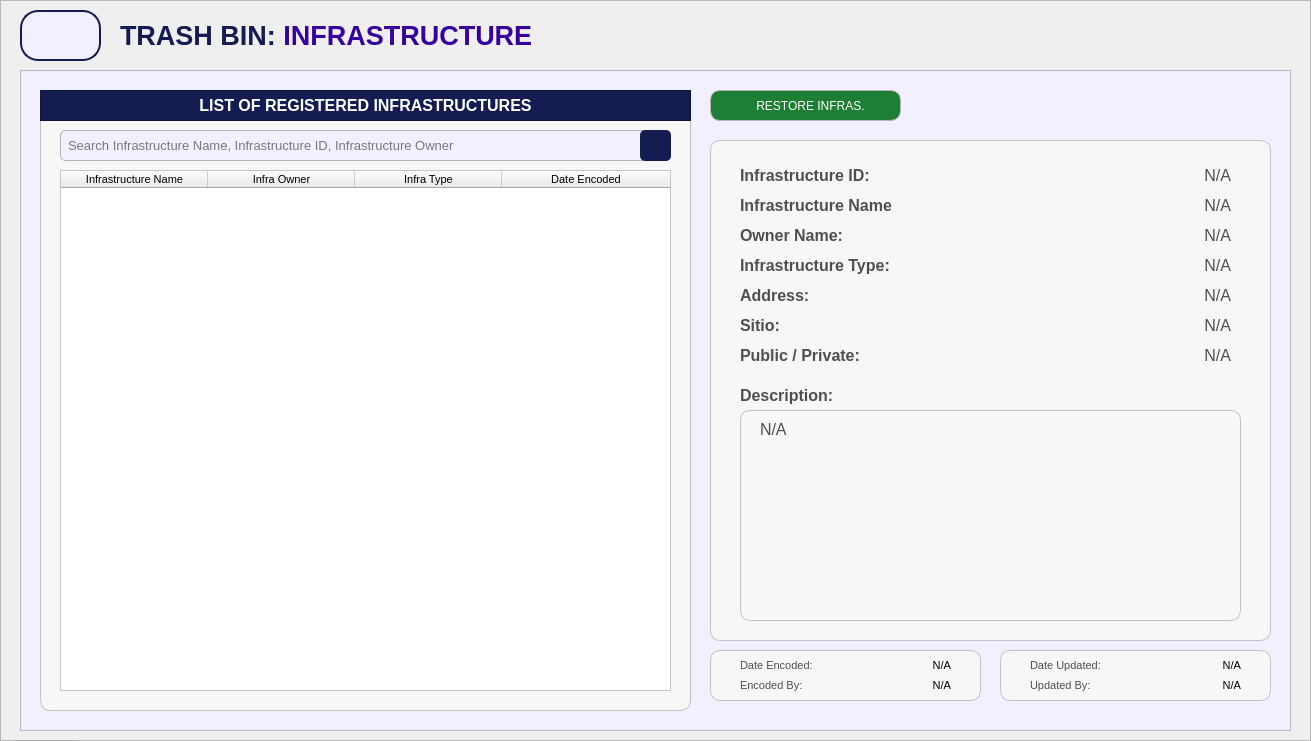
  <widget class="QFrame" name="baseBodyFrame">
   <property name="geometry">
    <rect>
     <x>20</x>
     <y>60</y>
     <width>1311</width>
     <height>741</height>
    </rect>
   </property>
   <property name="styleSheet">
    <string notr="true">#baseBodyFrame {
	background-color: #e7e2ff;
	border: none;
	border-radius: 10px;
}</string>
   </property>
   <property name="frameShape">
    <enum>QFrame::Shape::StyledPanel</enum>
   </property>
   <property name="frameShadow">
    <enum>QFrame::Shadow::Raised</enum>
   </property>
   <widget class="QPushButton" name="logout_buttonLogout_3">
    <property name="geometry">
     <rect>
      <x>10</x>
      <y>740</y>
      <width>71</width>
      <height>31</height>
     </rect>
    </property>
    <property name="font">
     <font>
      <family>Arial</family>
      <pointsize>8</pointsize>
      <bold>true</bold>
     </font>
    </property>
    <property name="cursor">
     <cursorShape>PointingHandCursor</cursorShape>
    </property>
    <property name="styleSheet">
     <string notr="true">#logout_buttonLogout {
    background-color: #bc1c1c;
    color: white;
    border-radius: 5px;
    padding: 10px; /* Optional: Adjusts spacing inside the button */
}
#logout_buttonLogout:hover {
    background-color: #d82020; /* Slightly lighter blue when hovered */
}
#logout_buttonLogout:pressed {
    background-color: #8c1515; /* Darker blue when clicked */
}</string>
    </property>
    <property name="text">
     <string>LOGOUT</string>
    </property>
   </widget>
   <widget class="QLabel" name="title_bodyStatistics">
    <property name="geometry">
     <rect>
      <x>120</x>
      <y>20</y>
      <width>471</width>
      <height>31</height>
     </rect>
    </property>
    <property name="font">
     <font>
      <family>Arial</family>
      <pointsize>20</pointsize>
      <bold>true</bold>
     </font>
    </property>
    <property name="styleSheet">
     <string notr="true">#title_bodyStatistics {
	background-color: transparent;
	color: #141c52;
}
</string>
    </property>
    <property name="text">
     <string>&lt;html&gt;&lt;head/&gt;&lt;body&gt;&lt;p&gt;TRASH BIN: &lt;span style=&quot; color:#3600a1;&quot;&gt;INFRASTRUCTURE&lt;/span&gt;&lt;/p&gt;&lt;/body&gt;&lt;/html&gt;</string>
    </property>
   </widget>
   <widget class="QFrame" name="statistics_frameBody">
    <property name="geometry">
     <rect>
      <x>20</x>
      <y>70</y>
      <width>1271</width>
      <height>661</height>
     </rect>
    </property>
    <property name="styleSheet">
     <string notr="true">#statistics_frameBody{
	background-color: #f2efff;
}</string>
    </property>
    <property name="frameShape">
     <enum>QFrame::Shape::StyledPanel</enum>
    </property>
    <property name="frameShadow">
     <enum>QFrame::Shadow::Raised</enum>
    </property>
    <widget class="QFrame" name="basePopUpBodyFrame">
     <property name="geometry">
      <rect>
       <x>20</x>
       <y>20</y>
       <width>651</width>
       <height>621</height>
      </rect>
     </property>
     <property name="styleSheet">
      <string notr="true">#basePopUpBodyFrame {
	background-color: rgb(247, 247, 247);
	border: 1px solid rgb(194, 194, 194);
	border-radius: 10px;
}</string>
     </property>
     <property name="frameShape">
      <enum>QFrame::Shape::StyledPanel</enum>
     </property>
     <property name="frameShadow">
      <enum>QFrame::Shadow::Raised</enum>
     </property>
     <widget class="QFrame" name="basePopUpTitleFrame_3">
      <property name="geometry">
       <rect>
        <x>0</x>
        <y>0</y>
        <width>651</width>
        <height>31</height>
       </rect>
      </property>
      <property name="styleSheet">
       <string notr="true">#basePopUpTitleFrame_3 {
	background-color: #141c52;
}</string>
      </property>
      <property name="frameShape">
       <enum>QFrame::Shape::StyledPanel</enum>
      </property>
      <property name="frameShadow">
       <enum>QFrame::Shadow::Raised</enum>
      </property>
      <widget class="QLabel" name="label_title_3">
       <property name="geometry">
        <rect>
         <x>0</x>
         <y>0</y>
         <width>651</width>
         <height>31</height>
        </rect>
       </property>
       <property name="font">
        <font>
         <family>Arial</family>
         <pointsize>12</pointsize>
         <bold>true</bold>
        </font>
       </property>
       <property name="styleSheet">
        <string notr="true">#label_title_3{
	background-color:transparent;
	color: rgb(255, 255, 255);
}</string>
       </property>
       <property name="text">
        <string>LIST OF REGISTERED INFRASTRUCTURES</string>
       </property>
       <property name="alignment">
        <set>Qt::AlignmentFlag::AlignCenter</set>
       </property>
      </widget>
     </widget>
     <widget class="QLineEdit" name="inst_InfraName_fieldSearch">
      <property name="geometry">
       <rect>
        <x>20</x>
        <y>40</y>
        <width>611</width>
        <height>31</height>
       </rect>
      </property>
      <property name="font">
       <font>
        <family>Arial</family>
        <pointsize>10</pointsize>
       </font>
      </property>
      <property name="styleSheet">
       <string notr="true">#inst_InfraName_fieldSearch{
    border: 1px solid #b3b3b3;  /* Black border */
    border-radius: 5px;        /* Rounded corners */
    padding: 5px;               /* Inner spacing */
    background-color: #f2efff;  /* Gray background */
    color: #000000; 
}
</string>
      </property>
      <property name="text">
       <string/>
      </property>
      <property name="placeholderText">
       <string>Search Infrastructure Name, Infrastructure ID, Infrastructure Owner</string>
      </property>
     </widget>
     <widget class="QPushButton" name="inst_InfraName_buttonSearch">
      <property name="geometry">
       <rect>
        <x>600</x>
        <y>40</y>
        <width>31</width>
        <height>31</height>
       </rect>
      </property>
      <property name="font">
       <font>
        <family>Arial</family>
        <pointsize>9</pointsize>
       </font>
      </property>
      <property name="cursor">
       <cursorShape>PointingHandCursor</cursorShape>
      </property>
      <property name="focusPolicy">
       <enum>Qt::FocusPolicy::NoFocus</enum>
      </property>
      <property name="styleSheet">
       <string notr="true">#inst_InfraName_buttonSearch {
    background-color:  #141c52;
    color: white;
    border-radius: 5px;
    padding: 10px; /* Optional: Adjusts spacing inside the button */
}
#inst_InfraName_buttonSearch:hover {
    background-color: #1a237e; /* Slightly lighter blue when hovered */
}
#inst_InfraName_buttonSearch:pressed {
    background-color: #0f1442; /* Darker blue when clicked */
}</string>
      </property>
      <property name="text">
       <string/>
      </property>
      <property name="icon">
       <iconset>
        <normaloff>../../../../../Desktop/CTU 2nd Year - 2nd Semester Files/PC 225L - INFORMATION MANAGEMENT LABORATORY/PROFILING_SYSTEM/Profiling-System/Assets/FuncIcons/icon_search_w.svg</normaloff>../../../../../Desktop/CTU 2nd Year - 2nd Semester Files/PC 225L - INFORMATION MANAGEMENT LABORATORY/PROFILING_SYSTEM/Profiling-System/Assets/FuncIcons/icon_search_w.svg</iconset>
      </property>
      <property name="iconSize">
       <size>
        <width>20</width>
        <height>20</height>
       </size>
      </property>
     </widget>
     <widget class="QTableWidget" name="inst_tableView_List_RegInfra">
      <property name="geometry">
       <rect>
        <x>20</x>
        <y>80</y>
        <width>611</width>
        <height>521</height>
       </rect>
      </property>
      <property name="font">
       <font>
        <family>Arial</family>
        <pointsize>8</pointsize>
       </font>
      </property>
      <property name="focusPolicy">
       <enum>Qt::FocusPolicy::NoFocus</enum>
      </property>
      <property name="styleSheet">
       <string notr="true">#inst_tableView_List_RegInfra {
	background-color: white;
	color: #black;
}
</string>
      </property>
      <property name="editTriggers">
       <set>QAbstractItemView::EditTrigger::NoEditTriggers</set>
      </property>
      <property name="showDropIndicator" stdset="0">
       <bool>false</bool>
      </property>
      <property name="dragDropOverwriteMode">
       <bool>false</bool>
      </property>
      <property name="showGrid">
       <bool>true</bool>
      </property>
      <attribute name="horizontalHeaderVisible">
       <bool>true</bool>
      </attribute>
      <attribute name="horizontalHeaderCascadingSectionResizes">
       <bool>false</bool>
      </attribute>
      <attribute name="horizontalHeaderDefaultSectionSize">
       <number>147</number>
      </attribute>
      <attribute name="horizontalHeaderHighlightSections">
       <bool>true</bool>
      </attribute>
      <attribute name="horizontalHeaderShowSortIndicator" stdset="0">
       <bool>false</bool>
      </attribute>
      <attribute name="horizontalHeaderStretchLastSection">
       <bool>true</bool>
      </attribute>
      <attribute name="verticalHeaderVisible">
       <bool>false</bool>
      </attribute>
      <attribute name="verticalHeaderCascadingSectionResizes">
       <bool>false</bool>
      </attribute>
      <column>
       <property name="text">
        <string>Infrastructure Name</string>
       </property>
       <property name="font">
        <font>
         <family>Arial</family>
         <pointsize>8</pointsize>
        </font>
       </property>
       <property name="background">
        <color>
         <red>211</red>
         <green>205</green>
         <blue>255</blue>
        </color>
       </property>
      </column>
      <column>
       <property name="text">
        <string>Infra Owner</string>
       </property>
       <property name="font">
        <font>
         <family>Arial</family>
         <pointsize>8</pointsize>
        </font>
       </property>
       <property name="background">
        <color>
         <red>211</red>
         <green>205</green>
         <blue>255</blue>
        </color>
       </property>
      </column>
      <column>
       <property name="text">
        <string>Infra Type</string>
       </property>
       <property name="font">
        <font>
         <family>Arial</family>
         <pointsize>8</pointsize>
        </font>
       </property>
       <property name="background">
        <color>
         <red>211</red>
         <green>205</green>
         <blue>255</blue>
        </color>
       </property>
      </column>
      <column>
       <property name="text">
        <string>Date Encoded</string>
       </property>
       <property name="font">
        <font>
         <family>Arial</family>
         <pointsize>8</pointsize>
        </font>
       </property>
       <property name="background">
        <color>
         <red>211</red>
         <green>205</green>
         <blue>255</blue>
        </color>
       </property>
      </column>
     </widget>
    </widget>
    <widget class="QPushButton" name="inst_infra_button_restore">
     <property name="geometry">
      <rect>
       <x>690</x>
       <y>20</y>
       <width>191</width>
       <height>31</height>
      </rect>
     </property>
     <property name="font">
      <font>
       <family>Arial</family>
       <pointsize>9</pointsize>
      </font>
     </property>
     <property name="cursor">
      <cursorShape>PointingHandCursor</cursorShape>
     </property>
     <property name="focusPolicy">
      <enum>Qt::FocusPolicy::NoFocus</enum>
     </property>
     <property name="styleSheet">
      <string notr="true">#inst_infra_button_restore {
    background-color:  #1e7e34; /* Default green */
    color: white;
    border: 1px solid #b5b5b5;
    border-radius: 10px;
    padding: 10px; 
}

#inst_infra_button_restore:hover {
    background-color: #28a745; /* Brighter green when hovered */
    color: white; 
}

#inst_infra_button_restore:pressed {
    background-color:  #34c759; /* Darker green when pressed */
    color: white; 
}
</string>
     </property>
     <property name="text">
      <string>   RESTORE INFRAS.</string>
     </property>
     <property name="icon">
      <iconset>
       <normaloff>../../../Assets/FuncIcons/icon_add.svg</normaloff>../../../Assets/FuncIcons/icon_add.svg</iconset>
     </property>
     <property name="iconSize">
      <size>
       <width>20</width>
       <height>20</height>
      </size>
     </property>
    </widget>
    <widget class="QFrame" name="basePopUpBodyFrame_3">
     <property name="geometry">
      <rect>
       <x>690</x>
       <y>70</y>
       <width>561</width>
       <height>501</height>
      </rect>
     </property>
     <property name="styleSheet">
      <string notr="true">#basePopUpBodyFrame_3 {
	background-color: rgb(247, 247, 247);
	border: 1px solid rgb(194, 194, 194);
	border-radius: 10px;
}</string>
     </property>
     <property name="frameShape">
      <enum>QFrame::Shape::StyledPanel</enum>
     </property>
     <property name="frameShadow">
      <enum>QFrame::Shadow::Raised</enum>
     </property>
     <widget class="QLabel" name="inst_labelInfraName">
      <property name="geometry">
       <rect>
        <x>30</x>
        <y>50</y>
        <width>151</width>
        <height>31</height>
       </rect>
      </property>
      <property name="font">
       <font>
        <family>Arial</family>
        <pointsize>12</pointsize>
        <bold>true</bold>
       </font>
      </property>
      <property name="styleSheet">
       <string notr="true">#inst_labelInfraName{
	background-color:transparent;
	color:#4f4f4f;
}</string>
      </property>
      <property name="text">
       <string>Infrastructure Name:</string>
      </property>
      <property name="alignment">
       <set>Qt::AlignmentFlag::AlignLeading|Qt::AlignmentFlag::AlignLeft|Qt::AlignmentFlag::AlignVCenter</set>
      </property>
     </widget>
     <widget class="QLabel" name="inst_labelInfraOwnerName">
      <property name="geometry">
       <rect>
        <x>30</x>
        <y>80</y>
        <width>151</width>
        <height>31</height>
       </rect>
      </property>
      <property name="font">
       <font>
        <family>Arial</family>
        <pointsize>12</pointsize>
        <bold>true</bold>
       </font>
      </property>
      <property name="styleSheet">
       <string notr="true">#inst_labelInfraOwnerName{
	background-color:transparent;
	color:#4f4f4f;
}</string>
      </property>
      <property name="text">
       <string>Owner Name:</string>
      </property>
      <property name="alignment">
       <set>Qt::AlignmentFlag::AlignLeading|Qt::AlignmentFlag::AlignLeft|Qt::AlignmentFlag::AlignVCenter</set>
      </property>
     </widget>
     <widget class="QLabel" name="inst_displayInfraName">
      <property name="geometry">
       <rect>
        <x>190</x>
        <y>50</y>
        <width>331</width>
        <height>31</height>
       </rect>
      </property>
      <property name="font">
       <font>
        <family>Arial</family>
        <pointsize>12</pointsize>
       </font>
      </property>
      <property name="styleSheet">
       <string notr="true">#inst_displayInfraName{
	background-color:transparent;
	color:#4f4f4f;
}</string>
      </property>
      <property name="text">
       <string>N/A</string>
      </property>
      <property name="alignment">
       <set>Qt::AlignmentFlag::AlignRight|Qt::AlignmentFlag::AlignTrailing|Qt::AlignmentFlag::AlignVCenter</set>
      </property>
     </widget>
     <widget class="QLabel" name="inst_displayInfraOwnerName">
      <property name="geometry">
       <rect>
        <x>190</x>
        <y>80</y>
        <width>331</width>
        <height>31</height>
       </rect>
      </property>
      <property name="font">
       <font>
        <family>Arial</family>
        <pointsize>12</pointsize>
       </font>
      </property>
      <property name="styleSheet">
       <string notr="true">#inst_displayInfraOwnerName{
	background-color:transparent;
	color:#4f4f4f;
}</string>
      </property>
      <property name="text">
       <string>N/A</string>
      </property>
      <property name="alignment">
       <set>Qt::AlignmentFlag::AlignRight|Qt::AlignmentFlag::AlignTrailing|Qt::AlignmentFlag::AlignVCenter</set>
      </property>
     </widget>
     <widget class="QLabel" name="inst_displayInfraType">
      <property name="geometry">
       <rect>
        <x>190</x>
        <y>110</y>
        <width>331</width>
        <height>31</height>
       </rect>
      </property>
      <property name="font">
       <font>
        <family>Arial</family>
        <pointsize>12</pointsize>
       </font>
      </property>
      <property name="styleSheet">
       <string notr="true">#inst_displayInfraType{
	background-color:transparent;
	color:#4f4f4f;
}</string>
      </property>
      <property name="text">
       <string>N/A</string>
      </property>
      <property name="alignment">
       <set>Qt::AlignmentFlag::AlignRight|Qt::AlignmentFlag::AlignTrailing|Qt::AlignmentFlag::AlignVCenter</set>
      </property>
     </widget>
     <widget class="QLabel" name="inst_labelInfraType">
      <property name="geometry">
       <rect>
        <x>30</x>
        <y>110</y>
        <width>151</width>
        <height>31</height>
       </rect>
      </property>
      <property name="font">
       <font>
        <family>Arial</family>
        <pointsize>12</pointsize>
        <bold>true</bold>
       </font>
      </property>
      <property name="styleSheet">
       <string notr="true">#inst_labelInfraType{
	background-color:transparent;
	color:#4f4f4f;
}</string>
      </property>
      <property name="text">
       <string>Infrastructure Type:</string>
      </property>
      <property name="alignment">
       <set>Qt::AlignmentFlag::AlignLeading|Qt::AlignmentFlag::AlignLeft|Qt::AlignmentFlag::AlignVCenter</set>
      </property>
     </widget>
     <widget class="QLabel" name="inst_displayInfraID">
      <property name="geometry">
       <rect>
        <x>190</x>
        <y>20</y>
        <width>331</width>
        <height>31</height>
       </rect>
      </property>
      <property name="font">
       <font>
        <family>Arial</family>
        <pointsize>12</pointsize>
       </font>
      </property>
      <property name="styleSheet">
       <string notr="true">#inst_displayInfraID{
	background-color:transparent;
	color:#4f4f4f;
}</string>
      </property>
      <property name="text">
       <string>N/A</string>
      </property>
      <property name="alignment">
       <set>Qt::AlignmentFlag::AlignRight|Qt::AlignmentFlag::AlignTrailing|Qt::AlignmentFlag::AlignVCenter</set>
      </property>
     </widget>
     <widget class="QLabel" name="inst_labelInfraID">
      <property name="geometry">
       <rect>
        <x>30</x>
        <y>20</y>
        <width>151</width>
        <height>31</height>
       </rect>
      </property>
      <property name="font">
       <font>
        <family>Arial</family>
        <pointsize>12</pointsize>
        <bold>true</bold>
       </font>
      </property>
      <property name="styleSheet">
       <string notr="true">#inst_labelInfraID{
	background-color:transparent;
	color:#4f4f4f;
}</string>
      </property>
      <property name="text">
       <string>Infrastructure ID:</string>
      </property>
      <property name="alignment">
       <set>Qt::AlignmentFlag::AlignLeading|Qt::AlignmentFlag::AlignLeft|Qt::AlignmentFlag::AlignVCenter</set>
      </property>
     </widget>
     <widget class="QLabel" name="inst_labelInfraAddress">
      <property name="geometry">
       <rect>
        <x>30</x>
        <y>140</y>
        <width>151</width>
        <height>31</height>
       </rect>
      </property>
      <property name="font">
       <font>
        <family>Arial</family>
        <pointsize>12</pointsize>
        <bold>true</bold>
       </font>
      </property>
      <property name="styleSheet">
       <string notr="true">#inst_labelInfraAddress{
	background-color:transparent;
	color:#4f4f4f;
}</string>
      </property>
      <property name="text">
       <string>Address:</string>
      </property>
      <property name="alignment">
       <set>Qt::AlignmentFlag::AlignLeading|Qt::AlignmentFlag::AlignLeft|Qt::AlignmentFlag::AlignVCenter</set>
      </property>
     </widget>
     <widget class="QLabel" name="inst_displayInfraAddress">
      <property name="geometry">
       <rect>
        <x>110</x>
        <y>140</y>
        <width>411</width>
        <height>31</height>
       </rect>
      </property>
      <property name="font">
       <font>
        <family>Arial</family>
        <pointsize>12</pointsize>
       </font>
      </property>
      <property name="styleSheet">
       <string notr="true">#inst_displayInfraAddress{
	background-color:transparent;
	color:#4f4f4f;
}</string>
      </property>
      <property name="text">
       <string>N/A</string>
      </property>
      <property name="alignment">
       <set>Qt::AlignmentFlag::AlignRight|Qt::AlignmentFlag::AlignTrailing|Qt::AlignmentFlag::AlignVCenter</set>
      </property>
     </widget>
     <widget class="QLabel" name="inst_labelInfraDescription">
      <property name="geometry">
       <rect>
        <x>30</x>
        <y>240</y>
        <width>151</width>
        <height>31</height>
       </rect>
      </property>
      <property name="font">
       <font>
        <family>Arial</family>
        <pointsize>12</pointsize>
        <bold>true</bold>
       </font>
      </property>
      <property name="styleSheet">
       <string notr="true">#inst_labelInfraDescription{
	background-color:transparent;
	color:#4f4f4f;
}</string>
      </property>
      <property name="text">
       <string>Description:</string>
      </property>
      <property name="alignment">
       <set>Qt::AlignmentFlag::AlignLeading|Qt::AlignmentFlag::AlignLeft|Qt::AlignmentFlag::AlignVCenter</set>
      </property>
     </widget>
     <widget class="QFrame" name="basePopUpBodyFrame_Desc">
      <property name="geometry">
       <rect>
        <x>30</x>
        <y>270</y>
        <width>501</width>
        <height>211</height>
       </rect>
      </property>
      <property name="styleSheet">
       <string notr="true">#basePopUpBodyFrame_Desc {
	background-color: rgb(248, 248, 248);
	border: 1px solid rgb(194, 194, 194);
	border-radius: 10px;
}</string>
      </property>
      <property name="frameShape">
       <enum>QFrame::Shape::StyledPanel</enum>
      </property>
      <property name="frameShadow">
       <enum>QFrame::Shadow::Raised</enum>
      </property>
      <widget class="QLabel" name="inst_InfraDescription">
       <property name="geometry">
        <rect>
         <x>20</x>
         <y>10</y>
         <width>461</width>
         <height>191</height>
        </rect>
       </property>
       <property name="font">
        <font>
         <family>Arial</family>
         <pointsize>12</pointsize>
        </font>
       </property>
       <property name="styleSheet">
        <string notr="true">#inst_InfraDescription{
	background-color:transparent;
	color:#4f4f4f;
}</string>
       </property>
       <property name="text">
        <string>N/A</string>
       </property>
       <property name="alignment">
        <set>Qt::AlignmentFlag::AlignLeading|Qt::AlignmentFlag::AlignLeft|Qt::AlignmentFlag::AlignTop</set>
       </property>
      </widget>
     </widget>
     <widget class="QLabel" name="inst_displayInfraPP">
      <property name="geometry">
       <rect>
        <x>110</x>
        <y>200</y>
        <width>411</width>
        <height>31</height>
       </rect>
      </property>
      <property name="font">
       <font>
        <family>Arial</family>
        <pointsize>12</pointsize>
       </font>
      </property>
      <property name="styleSheet">
       <string notr="true">#inst_displayInfraPP{
	background-color:transparent;
	color:#4f4f4f;
}</string>
      </property>
      <property name="text">
       <string>N/A</string>
      </property>
      <property name="alignment">
       <set>Qt::AlignmentFlag::AlignRight|Qt::AlignmentFlag::AlignTrailing|Qt::AlignmentFlag::AlignVCenter</set>
      </property>
     </widget>
     <widget class="QLabel" name="inst_labelInfraPP">
      <property name="geometry">
       <rect>
        <x>30</x>
        <y>200</y>
        <width>151</width>
        <height>31</height>
       </rect>
      </property>
      <property name="font">
       <font>
        <family>Arial</family>
        <pointsize>12</pointsize>
        <bold>true</bold>
       </font>
      </property>
      <property name="styleSheet">
       <string notr="true">#inst_labelInfraPP{
	background-color:transparent;
	color:#4f4f4f;
}</string>
      </property>
      <property name="text">
       <string>Public / Private:</string>
      </property>
      <property name="alignment">
       <set>Qt::AlignmentFlag::AlignLeading|Qt::AlignmentFlag::AlignLeft|Qt::AlignmentFlag::AlignVCenter</set>
      </property>
     </widget>
     <widget class="QLabel" name="inst_displayInfraSitio">
      <property name="geometry">
       <rect>
        <x>110</x>
        <y>170</y>
        <width>411</width>
        <height>31</height>
       </rect>
      </property>
      <property name="font">
       <font>
        <family>Arial</family>
        <pointsize>12</pointsize>
       </font>
      </property>
      <property name="styleSheet">
       <string notr="true">#inst_displayInfraSitio{
	background-color:transparent;
	color:#4f4f4f;
}</string>
      </property>
      <property name="text">
       <string>N/A</string>
      </property>
      <property name="alignment">
       <set>Qt::AlignmentFlag::AlignRight|Qt::AlignmentFlag::AlignTrailing|Qt::AlignmentFlag::AlignVCenter</set>
      </property>
     </widget>
     <widget class="QLabel" name="inst_labelInfraSitio">
      <property name="geometry">
       <rect>
        <x>30</x>
        <y>170</y>
        <width>151</width>
        <height>31</height>
       </rect>
      </property>
      <property name="font">
       <font>
        <family>Arial</family>
        <pointsize>12</pointsize>
        <bold>true</bold>
       </font>
      </property>
      <property name="styleSheet">
       <string notr="true">#inst_labelInfraSitio{
	background-color:transparent;
	color:#4f4f4f;
}</string>
      </property>
      <property name="text">
       <string>Sitio:</string>
      </property>
      <property name="alignment">
       <set>Qt::AlignmentFlag::AlignLeading|Qt::AlignmentFlag::AlignLeft|Qt::AlignmentFlag::AlignVCenter</set>
      </property>
     </widget>
    </widget>
    <widget class="QFrame" name="basePopUpBodyFrame_5">
     <property name="geometry">
      <rect>
       <x>980</x>
       <y>580</y>
       <width>271</width>
       <height>51</height>
      </rect>
     </property>
     <property name="styleSheet">
      <string notr="true">#basePopUpBodyFrame_5 {
	background-color: rgb(247, 247, 247);
	border: 1px solid rgb(194, 194, 194);
	border-radius: 10px;
}</string>
     </property>
     <property name="frameShape">
      <enum>QFrame::Shape::StyledPanel</enum>
     </property>
     <property name="frameShadow">
      <enum>QFrame::Shadow::Raised</enum>
     </property>
     <widget class="QLabel" name="label_DateUpdated">
      <property name="geometry">
       <rect>
        <x>30</x>
        <y>0</y>
        <width>81</width>
        <height>31</height>
       </rect>
      </property>
      <property name="font">
       <font>
        <family>Arial</family>
        <pointsize>8</pointsize>
       </font>
      </property>
      <property name="styleSheet">
       <string notr="true">#label_DateUpdated{
	background-color:transparent;
	color:#4f4f4f;
}</string>
      </property>
      <property name="text">
       <string>Date Updated:</string>
      </property>
      <property name="alignment">
       <set>Qt::AlignmentFlag::AlignLeading|Qt::AlignmentFlag::AlignLeft|Qt::AlignmentFlag::AlignVCenter</set>
      </property>
     </widget>
     <widget class="QLabel" name="inst_display_DateUpdated">
      <property name="geometry">
       <rect>
        <x>100</x>
        <y>0</y>
        <width>141</width>
        <height>31</height>
       </rect>
      </property>
      <property name="font">
       <font>
        <family>Arial</family>
        <pointsize>8</pointsize>
       </font>
      </property>
      <property name="styleSheet">
       <string notr="true">#display_DateUpdated{
	background-color:transparent;
	color:#4f4f4f;
}</string>
      </property>
      <property name="text">
       <string>N/A</string>
      </property>
      <property name="alignment">
       <set>Qt::AlignmentFlag::AlignRight|Qt::AlignmentFlag::AlignTrailing|Qt::AlignmentFlag::AlignVCenter</set>
      </property>
     </widget>
     <widget class="QLabel" name="inst_display_UpdatedBy">
      <property name="geometry">
       <rect>
        <x>90</x>
        <y>20</y>
        <width>151</width>
        <height>31</height>
       </rect>
      </property>
      <property name="font">
       <font>
        <family>Arial</family>
        <pointsize>8</pointsize>
       </font>
      </property>
      <property name="styleSheet">
       <string notr="true">#display_UpdatedBy{
	background-color:transparent;
	color:#4f4f4f;
}</string>
      </property>
      <property name="text">
       <string>N/A</string>
      </property>
      <property name="alignment">
       <set>Qt::AlignmentFlag::AlignRight|Qt::AlignmentFlag::AlignTrailing|Qt::AlignmentFlag::AlignVCenter</set>
      </property>
     </widget>
     <widget class="QLabel" name="label_UpdatedBy">
      <property name="geometry">
       <rect>
        <x>30</x>
        <y>20</y>
        <width>81</width>
        <height>31</height>
       </rect>
      </property>
      <property name="font">
       <font>
        <family>Arial</family>
        <pointsize>8</pointsize>
       </font>
      </property>
      <property name="styleSheet">
       <string notr="true">#label_UpdatedBy{
	background-color:transparent;
	color:#4f4f4f;
}</string>
      </property>
      <property name="text">
       <string>Updated By:</string>
      </property>
      <property name="alignment">
       <set>Qt::AlignmentFlag::AlignLeading|Qt::AlignmentFlag::AlignLeft|Qt::AlignmentFlag::AlignVCenter</set>
      </property>
     </widget>
    </widget>
    <widget class="QFrame" name="basePopUpBodyFrame_4">
     <property name="geometry">
      <rect>
       <x>690</x>
       <y>580</y>
       <width>271</width>
       <height>51</height>
      </rect>
     </property>
     <property name="styleSheet">
      <string notr="true">#basePopUpBodyFrame_4 {
	background-color: rgb(247, 247, 247);
	border: 1px solid rgb(194, 194, 194);
	border-radius: 10px;
}</string>
     </property>
     <property name="frameShape">
      <enum>QFrame::Shape::StyledPanel</enum>
     </property>
     <property name="frameShadow">
      <enum>QFrame::Shadow::Raised</enum>
     </property>
     <widget class="QLabel" name="label_DateEncoded">
      <property name="geometry">
       <rect>
        <x>30</x>
        <y>0</y>
        <width>81</width>
        <height>31</height>
       </rect>
      </property>
      <property name="font">
       <font>
        <family>Arial</family>
        <pointsize>8</pointsize>
       </font>
      </property>
      <property name="styleSheet">
       <string notr="true">#label_DateEncoded{
	background-color:transparent;
	color:#4f4f4f;
}</string>
      </property>
      <property name="text">
       <string>Date Encoded:</string>
      </property>
      <property name="alignment">
       <set>Qt::AlignmentFlag::AlignLeading|Qt::AlignmentFlag::AlignLeft|Qt::AlignmentFlag::AlignVCenter</set>
      </property>
     </widget>
     <widget class="QLabel" name="inst_display_DateEncoded">
      <property name="geometry">
       <rect>
        <x>100</x>
        <y>0</y>
        <width>141</width>
        <height>31</height>
       </rect>
      </property>
      <property name="font">
       <font>
        <family>Arial</family>
        <pointsize>8</pointsize>
       </font>
      </property>
      <property name="styleSheet">
       <string notr="true">#display_DateEncoded{
	background-color:transparent;
	color:#4f4f4f;
}</string>
      </property>
      <property name="text">
       <string>N/A</string>
      </property>
      <property name="alignment">
       <set>Qt::AlignmentFlag::AlignRight|Qt::AlignmentFlag::AlignTrailing|Qt::AlignmentFlag::AlignVCenter</set>
      </property>
     </widget>
     <widget class="QLabel" name="inst_display_EncodedBy">
      <property name="geometry">
       <rect>
        <x>90</x>
        <y>20</y>
        <width>151</width>
        <height>31</height>
       </rect>
      </property>
      <property name="font">
       <font>
        <family>Arial</family>
        <pointsize>8</pointsize>
       </font>
      </property>
      <property name="styleSheet">
       <string notr="true">#display_EncodedBy{
	background-color:transparent;
	color:#4f4f4f;
}</string>
      </property>
      <property name="text">
       <string>N/A</string>
      </property>
      <property name="alignment">
       <set>Qt::AlignmentFlag::AlignRight|Qt::AlignmentFlag::AlignTrailing|Qt::AlignmentFlag::AlignVCenter</set>
      </property>
     </widget>
     <widget class="QLabel" name="label_EncodedBy">
      <property name="geometry">
       <rect>
        <x>30</x>
        <y>20</y>
        <width>81</width>
        <height>31</height>
       </rect>
      </property>
      <property name="font">
       <font>
        <family>Arial</family>
        <pointsize>8</pointsize>
       </font>
      </property>
      <property name="styleSheet">
       <string notr="true">#label_EncodedBy{
	background-color:transparent;
	color:#4f4f4f;
}</string>
      </property>
      <property name="text">
       <string>Encoded By:</string>
      </property>
      <property name="alignment">
       <set>Qt::AlignmentFlag::AlignLeading|Qt::AlignmentFlag::AlignLeft|Qt::AlignmentFlag::AlignVCenter</set>
      </property>
     </widget>
    </widget>
   </widget>
   <widget class="QToolButton" name="btn_returnToTrashBinPage">
    <property name="geometry">
     <rect>
      <x>20</x>
      <y>10</y>
      <width>81</width>
      <height>51</height>
     </rect>
    </property>
    <property name="styleSheet">
     <string notr="true">#btn_returnToTrashBinPage {
    background-color: #f2efff;
    color: #141c52;
	border: 2px solid #141c52; 
	border-radius: 18px;
	text-align: left;
    padding: 10px; /* Optional: Adjusts spacing inside the button */
}
#btn_returnToTrashBinPage:hover {
    background-color: #fdfdff; /* Slightly lighter blue when hovered */
}
#btn_returnToTrashBinPage:pressed {
    background-color: #e7e5f4; /* Darker blue when clicked */
}

</string>
    </property>
    <property name="text">
     <string/>
    </property>
    <property name="icon">
     <iconset>
      <normaloff>../../../Assets/FuncIcons/img_return.png</normaloff>../../../Assets/FuncIcons/img_return.png</iconset>
    </property>
    <property name="iconSize">
     <size>
      <width>25</width>
      <height>25</height>
     </size>
    </property>
   </widget>
  </widget>
